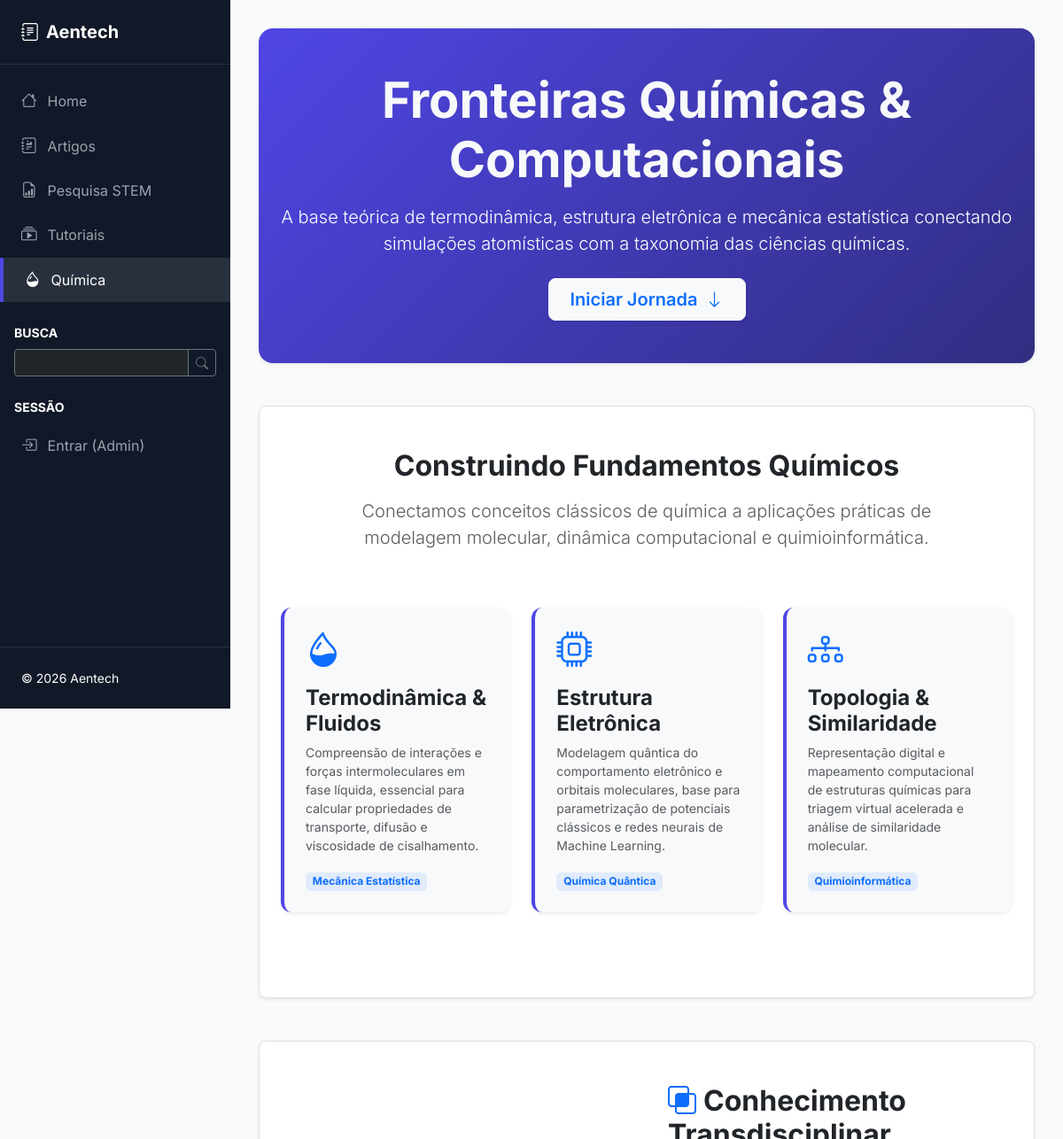
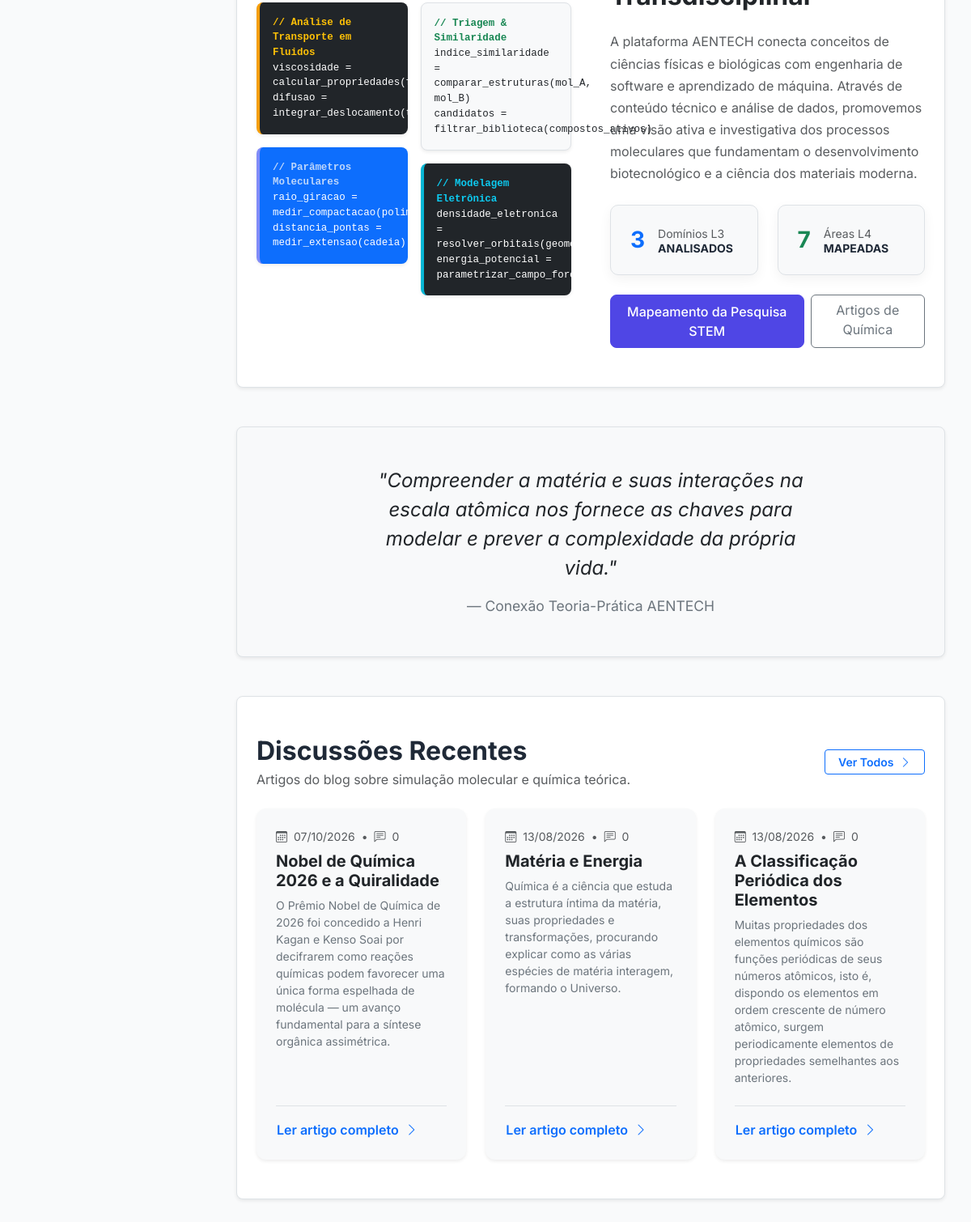
The page /chemistry on the database its author committed (2 pictures, top to bottom).
### app/models.py (models this page shows, shortened)
class Post(db.Model):
    __tablename__ = 'posts'
    id = db.Column(db.Integer, primary_key=True)
    title = db.Column(db.String(200), nullable=False)
    slug = db.Column(db.String(200), unique=True, nullable=False)
    content = db.Column(db.Text, nullable=False)
    excerpt = db.Column(db.String(300))
    is_published = db.Column(db.Boolean, default=True)
    created_at = db.Column(db.DateTime, default=datetime.utcnow)
    updated_at = db.Column(db.DateTime, default=datetime.utcnow, onupdate=datetime.utcnow)
    user_id = db.Column(db.Integer, db.ForeignKey('users.id'), nullable=False)
    comments = db.relationship('Comment', backref='post', lazy='dynamic', cascade='all, delete-orphan')
    categories = db.relationship('Category',
                                secondary=post_categories,
                                backref=db.backref('posts', lazy='dynamic'),
                                lazy='dynamic')

### app/main/views.py (the view)
@blueprint.route('/chemistry')
def chemistry():
    quimica_cat = Category.query.filter((Category.slug == 'quimica') | (Category.name.ilike('Química'))).first()
    if quimica_cat:
        recent_posts = Post.query.filter_by(is_published=True)\
            .join(Post.categories)\
            .filter(Category.id == quimica_cat.id)\
            .order_by(Post.created_at.desc())\
            .limit(3).all()
    else:
        recent_posts = []
    return render_template('main/chemistry.html', recent_posts=recent_posts)

### app/__init__.py (called while the page is built)
    def _register_context_processors(self) -> None:
        @self.app.context_processor
        def inject_config():
            return dict(config=self.app.config)
        @self.app.context_processor
        def inject_utility_functions():
            from datetime import datetime
            return dict(
                now=datetime.utcnow,
                len=len,
                str=str
            )
        @self.app.context_processor
        def inject_seo():
            try:
                from app.seo import build_seo
                return dict(seo=build_seo())
            except Exception as e:  # pragma: no cover - never break rendering for SEO
                print(f"Warning: Could not build SEO context: {e}")
                return dict(seo={})

### app/auth/views.py (called while the page is built)
@blueprint.before_app_request
def load_logged_in_user():
    user_id = session.get('user_id')
    if user_id is None:
        g.current_user = None
    else:
        g.current_user = User.query.get(user_id)

@blueprint.app_context_processor
def inject_current_user():
    user_id = session.get('user_id')
    if user_id:
        user = User.query.get(user_id)
        return dict(current_user=user)
    return dict(current_user=None)

### app/main/__init__.py (called while the page is built)
@blueprint.context_processor
def inject_categories():
    return {
        'all_categories': Category.query.order_by(Category.name).all()
    }

### app/seo.py (called while the page is built)
def strip_html(value):
    if not value:
        return ''
    text = _TAG_RE.sub(' ', str(value))
    text = (text.replace('&nbsp;', ' ')
                .replace('&amp;', '&')
                .replace('&lt;', '<')
                .replace('&gt;', '>')
                .replace('&quot;', '"')
                .replace('&#39;', "'"))
    return _WS_RE.sub(' ', text).strip()

def meta_excerpt(value, length=300):
    text = strip_html(value)
    if len(text) <= length:
        return text
    truncated = text[: length + 1]
    if ' ' in truncated:
        truncated = truncated.rsplit(' ', 1)[0]
    return truncated.rstrip(' ,.;:-') + '…'

def _iso(value):
    if not value:
        return None
    if isinstance(value, str):
        return value
    if value.tzinfo is None:
        value = value.replace(tzinfo=timezone.utc)
    return value.isoformat()

def site_base_url():
    configured = current_app.config.get('SEO_SITE_URL')
    if configured:
        return configured.rstrip('/')
    try:
        return request.url_root.rstrip('/')
    except RuntimeError:
        return ''

### app/templates/main/chemistry.html (shortened to what this page needs)
{% extends "base.html" %}
{% block content %}
<section id="hero-chemistry" class="hero-chemistry text-white py-5 mb-5 rounded-4 shadow-sm">
    <div class="container text-center px-4">
        <h1 class="display-4 fw-bold mb-3 text-light">Fronteiras Químicas & Computacionais</h1>
        <p class="lead mb-4">A base teórica de termodinâmica, estrutura eletrônica e mecânica estatística conectando simulações atomísticas com a taxonomia das ciências químicas.</p>
        <a href="#knowledge-path" class="btn btn-light btn-lg text-primary fw-semibold px-4 shadow-sm">
            Iniciar Jornada <i class="bi bi-arrow-down ms-1"></i>
        </a>
    </div>
</section>
<section id="knowledge-path" class="py-5 mb-5 bg-white rounded-3 shadow-sm border">
    <div class="container px-4">
        <div class="row justify-content-center mb-5">
            <div class="col-lg-10 text-center">
                <h2 class="fw-bold mb-3 text-dark">Construindo Fundamentos Químicos</h2>
                <p class="lead text-muted">
                    Conectamos conceitos clássicos de química a aplicações práticas de modelagem molecular, dinâmica computacional e quimioinformática.
                </p>
            </div>
        </div>
        <div class="row g-4 mb-5">
            <div class="col-md-4">
                <div class="concept-card p-4 h-100 shadow-sm bg-light">
                    <div class="text-primary mb-3">
                        <i class="bi bi-droplet-half display-6"></i>
                    </div>
                    <h4 class="fw-bold text-dark">Termodinâmica & Fluidos</h4>
                    <p class="text-muted small mb-3">
                        Compreensão de interações e forças intermoleculares em fase líquida, essencial para calcular propriedades de transporte, difusão e viscosidade de cisalhamento.
                    </p>
                    <span class="badge bg-primary bg-opacity-10 text-primary">Mecânica Estatística</span>
                </div>
            </div>
            <div class="col-md-4">
                <div class="concept-card p-4 h-100 shadow-sm bg-light">
                    <div class="text-primary mb-3">
                        <i class="bi bi-cpu display-6"></i>
                    </div>
                    <h4 class="fw-bold text-dark">Estrutura Eletrônica</h4>
                    <p class="text-muted small mb-3">
                        Modelagem quântica do comportamento eletrônico e orbitais moleculares, base para parametrização de potenciais clássicos e redes neurais de Machine Learning.
                    </p>
                    <span class="badge bg-primary bg-opacity-10 text-primary">Química Quântica</span>
                </div>
            </div>
            <div class="col-md-4">
                <div class="concept-card p-4 h-100 shadow-sm bg-light">
                    <div class="text-primary mb-3">
                        <i class="bi bi-diagram-3 display-6"></i>
                    </div>
                    <h4 class="fw-bold text-dark">Topologia & Similaridade</h4>
                    <p class="text-muted small mb-3">
                        Representação digital e mapeamento computacional de estruturas químicas para triagem virtual acelerada e análise de similaridade molecular.
                    </p>
                    <span class="badge bg-primary bg-opacity-10 text-primary">Quimioinformática</span>
                </div>
            </div>
        </div>
    </div>
</section>
<section class="py-5 mb-5 bg-white rounded-3 shadow-sm border">
    <div class="container px-4">
        <div class="row g-5 align-items-center">
            <div class="col-lg-6">
                <div class="row g-3">
                    <div class="col-md-6 text-start">
                        <div class="code-box bg-dark text-white p-3 rounded-3 shadow-sm mb-3" style="border-color: #f59e0b;">
                            <span class="text-warning fw-semibold">// Análise de Transporte em Fluidos</span><br>
                            viscosidade = calcular_propriedades(flutuacao_pressao)<br>
                            difusao = integrar_deslocamento(trajetoria_atomica)
                        </div>
                        <div class="code-box bg-primary text-white p-3 rounded-3 shadow-sm mb-3 mb-md-0" style="border-color: #818cf8;">
                            <span class="text-light opacity-75 fw-semibold">// Parâmetros Moleculares</span><br>
                            raio_giracao = medir_compactacao(polimero)<br>
                            distancia_pontas = medir_extensao(cadeia)
                        </div>
                    </div>
                    <div class="col-md-6 text-start d-flex flex-column justify-content-center">
                        <div class="code-box bg-light border text-dark p-3 rounded-3 shadow-sm mb-3" style="border-color: #10b981;">
                            <span class="text-success fw-bold">// Triagem & Similaridade</span><br>
                            indice_similaridade = comparar_estruturas(mol_A, mol_B)<br>
                            candidatos = filtrar_biblioteca(compostos_ativos)
                        </div>
                        <div class="code-box bg-dark text-white p-3 rounded-3 shadow-sm" style="border-color: #06b6d4;">
                            <span class="text-info fw-semibold">// Modelagem Eletrônica</span><br>
                            densidade_eletronica = resolver_orbitais(geometria)<br>
                            energia_potencial = parametrizar_campo_forca()
                        </div>
                    </div>
                </div>
            </div>
            <div class="col-lg-6">
                <h2 class="fw-bold mb-4 text-dark"><i class="bi bi-intersect text-primary me-2"></i>Conhecimento Transdisciplinar</h2>
                <p class="fw-normal text-muted mb-4" style="line-height: 1.7;">
                    A plataforma AENTECH conecta conceitos de ciências físicas e biológicas com engenharia de software e aprendizado de máquina. Através de conteúdo técnico e análise de dados, promovemos uma visão ativa e investigativa dos processos moleculares que fundamentam o desenvolvimento biotecnológico e a ciência dos materiais moderna.
                </p>
                <div class="row g-4 mb-4">
                    <div class="col-sm-6">
                        <div class="stat-box bg-light border">
                            <div class="d-flex align-items-center">
                                <h3 class="text-primary fw-bolder mb-0">3</h3>
                                <div class="ps-3">
                                    <p class="mb-0 text-muted small">Domínios L3</p>
                                    <h6 class="text-uppercase mb-0 small fw-bold">Analisados</h6>
                                </div>
                            </div>
                        </div>
                    </div>
                    <div class="col-sm-6">
                        <div class="stat-box bg-light border">
                            <div class="d-flex align-items-center">
                                <h3 class="text-success fw-bolder mb-0">7</h3>
                                <div class="ps-3">
                                    <p class="mb-0 text-muted small">Áreas L4</p>
                                    <h6 class="text-uppercase mb-0 small fw-bold">Mapeadas</h6>
                                </div>
                            </div>
                        </div>
                    </div>
                </div>
                <div class="d-flex gap-2">
                    <a href="{{ url_for('main.survey') }}" class="btn btn-primary">Mapeamento da Pesquisa STEM</a>
                    <a href="{{ url_for('main.chemistry_posts') }}" class="btn btn-outline-secondary">Artigos de Química</a>
                </div>
            </div>
        </div>
    </div>
</section>
<section class="py-5 bg-light rounded-3 shadow-sm border mb-5">
    <div class="container px-4">
        <div class="row justify-content-center">
            <div class="col-lg-8 text-center">
                <blockquote class="blockquote mb-0">
                    <p class="fs-4 fst-italic text-dark mb-3">
                        "Compreender a matéria e suas interações na escala atômica nos fornece as chaves para modelar e prever a complexidade da própria vida."
                    </p>
                    <footer class="blockquote-footer mt-1">Conexão Teoria-Prática AENTECH</footer>
                </blockquote>
            </div>
        </div>
    </div>
</section>
<section class="py-5 mb-5 bg-white rounded-3 shadow-sm border">
    <div class="container px-4">
        <div class="d-flex justify-content-between align-items-center mb-4">
            <div>
                <h2 class="fw-bold mb-1">Discussões Recentes</h2>
                <p class="text-muted mb-0">Artigos do blog sobre simulação molecular e química teórica.</p>
            </div>
            <a href="{{ url_for('main.chemistry_posts') }}" class="btn btn-outline-primary btn-sm px-3 fw-semibold">
                Ver Todos <i class="bi bi-chevron-right ms-1"></i>
            </a>
        </div>
        <div class="row g-4">
            {% for post in recent_posts %}
            <div class="col-lg-4 col-md-6">
                <article class="card h-100 border-0 shadow-sm bg-light hover-up overflow-hidden">
                    <div class="card-body p-4 d-flex flex-column">
                        <div class="d-flex align-items-center text-muted small mb-2">
                            <span><i class="bi bi-calendar3 me-1"></i> {{ post.created_at.strftime('%d/%m/%Y') }}</span>
                            <span class="mx-2">&bull;</span>
                            <span><i class="bi bi-chat-left-text me-1"></i> {{ post.comments.count() }}</span>
                        </div>
                        <h4 class="card-title h5 fw-bold mb-2">
                            <a href="{{ url_for('main.post_detail', slug=post.slug) }}" class="text-dark text-decoration-none hover-primary">
                                {{ post.title }}
                            </a>
                        </h4>
                        <p class="card-text text-secondary small flex-grow-1 mb-4">{{ post.excerpt or post.content[:150] ~ '...' }}</p>
                        <div class="d-flex justify-content-between align-items-center mt-auto border-top pt-3">
                            <a href="{{ url_for('main.post_detail', slug=post.slug) }}" class="btn btn-link text-primary p-0 fw-semibold text-decoration-none text-start small">
                                Ler artigo completo <i class="bi bi-chevron-right ms-1"></i>
                            </a>
                        </div>
                    </div>
                </article>
            </div>
            {% else %}
            <div class="col-12 text-center py-5">
                <i class="bi bi-journal-x fs-1 text-muted mb-3 d-block"></i>
                <h5 class="text-muted">Nenhum post publicado no momento.</h5>
            </div>
            {% endfor %}
        </div>
    </div>
</section>
{% endblock %}

### app/templates/main/chemistry.html (style rules this page uses)
.stat-box { padding: 1.5rem; border-radius: 10px; background: white; box-shadow: 0 5px 15px rgba(0,0,0,0.05); transition: transform 0.3s ease; }
.concept-card { background: rgba(255,255,255,0.95); border-radius: 12px; transition: all 0.3s ease; border-left: 4px solid #4f46e5; }
.hero-chemistry { background: linear-gradient(135deg, #4f46e5 0%, #312e81 100%); border-radius: 15px; }
.code-box { font-family: 'Fira Code', 'Courier New', monospace; font-size: 0.78rem; line-height: 1.5; border-left: 4px solid; }
.hover-up { transition: transform 0.2s, box-shadow 0.2s; }

### app/templates/base.html (style rules this page uses)
:root { --primary-color: #4f46e5; --primary-hover: #4338ca; --sidebar-bg: #111827; --body-bg: #f9fafb; --card-shadow: 0 1px 3px 0 rgb(0 0 0 / 0.1), 0 1px 2px -1px rgb(0 0 0 / 0.1); }
body { font-family: 'Inter', -apple-system, BlinkMacSystemFont, "Segoe UI", Roboto, Helvetica, Arial, sans-serif; background-color: var(--body-bg); color: #1f2937; }
.card { border: none; border-radius: 0.75rem; box-shadow: var(--card-shadow); transition: transform 0.2s, box-shadow 0.2s; }
.btn-primary { background-color: var(--primary-color); border-color: var(--primary-color); border-radius: 0.5rem; padding: 0.5rem 1.25rem; font-weight: 500; }

### rows shown on the page
Post: created_at "07/10/2026", comments.count "0", title "Nobel de Química 2026 e a Quiralidade", excerpt "O Prêmio Nobel de Química de 2026 foi concedido a Henri Kagan e Kenso Soai por decifrarem como reações químicas podem favorecer uma única forma espelhada de molécula — um avanço fundamental para a síntese orgânica assimétrica."
Post: created_at "13/08/2026", comments.count "0", title "Matéria e Energia", excerpt "Química é a ciência que estuda a estrutura íntima da matéria, suas propriedades e transformações, procurando explicar como as várias espécies de matéria interagem, formando o Universo."
Post: created_at "13/08/2026", comments.count "0", title "A Classificação Periódica dos Elementos", excerpt "Muitas propriedades dos elementos químicos são funções periódicas de seus números atômicos, isto é, dispondo os elementos em ordem crescente de número atômico, surgem periodicamente elementos de propriedades semelhantes aos anteriores."
